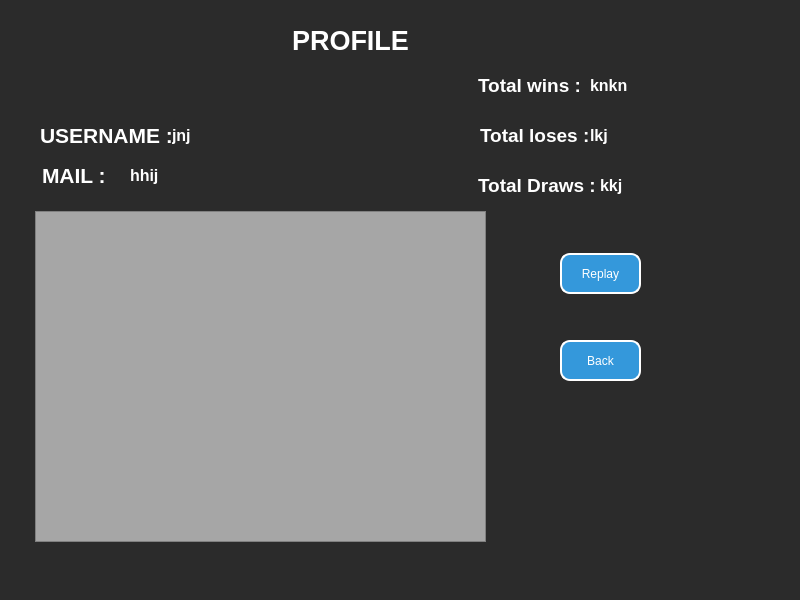
<?xml version="1.0" encoding="UTF-8"?>
<ui version="4.0">
 <class>HistoryWindow</class>
 <widget class="QMainWindow" name="HistoryWindow">
  <property name="geometry">
   <rect>
    <x>0</x>
    <y>0</y>
    <width>800</width>
    <height>600</height>
   </rect>
  </property>
  <property name="windowTitle">
   <string>MainWindow</string>
  </property>
  <property name="styleSheet">
   <string notr="true">background-color: rgb(43, 43, 43);</string>
  </property>
  <widget class="QWidget" name="centralwidget">
   <widget class="QPushButton" name="Replay">
    <property name="geometry">
     <rect>
      <x>560</x>
      <y>253</y>
      <width>81</width>
      <height>41</height>
     </rect>
    </property>
    <property name="styleSheet">
     <string notr="true">QPushButton {
    background-color: #3498db; /* Background color */
    color: #ffffff;            /* Text color */
    border: 2px solid #ffffff; /* Border color and width */
    border-radius: 10px;       /* Edges sharpness */
    padding: 5px;              /* Padding for better spacing */

}</string>
    </property>
    <property name="text">
     <string>Replay</string>
    </property>
   </widget>
   <widget class="QPushButton" name="back">
    <property name="geometry">
     <rect>
      <x>560</x>
      <y>340</y>
      <width>81</width>
      <height>41</height>
     </rect>
    </property>
    <property name="styleSheet">
     <string notr="true">QPushButton {
    background-color: #3498db; /* Background color */
    color: #ffffff;            /* Text color */
    border: 2px solid #ffffff; /* Border color and width */
    border-radius: 10px;       /* Edges sharpness */
    padding: 5px;              /* Padding for better spacing */

}</string>
    </property>
    <property name="text">
     <string>Back</string>
    </property>
   </widget>
   <widget class="QLabel" name="profile">
    <property name="geometry">
     <rect>
      <x>280</x>
      <y>20</y>
      <width>141</width>
      <height>41</height>
     </rect>
    </property>
    <property name="styleSheet">
     <string notr="true">color: rgb(255, 255, 255);</string>
    </property>
    <property name="text">
     <string>&lt;html&gt;&lt;head/&gt;&lt;body&gt;&lt;p align=&quot;center&quot;&gt;&lt;span style=&quot; font-size:20pt; font-weight:700;&quot;&gt;PROFILE&lt;/span&gt;&lt;/p&gt;&lt;/body&gt;&lt;/html&gt;</string>
    </property>
   </widget>
   <widget class="QLabel" name="wins">
    <property name="geometry">
     <rect>
      <x>478</x>
      <y>70</y>
      <width>101</width>
      <height>31</height>
     </rect>
    </property>
    <property name="styleSheet">
     <string notr="true">color: rgb(255, 255, 255);</string>
    </property>
    <property name="text">
     <string>&lt;html&gt;&lt;head/&gt;&lt;body&gt;&lt;p&gt;&lt;span style=&quot; font-size:14pt; font-weight:700;&quot;&gt;Total wins :&lt;/span&gt;&lt;/p&gt;&lt;/body&gt;&lt;/html&gt;</string>
    </property>
   </widget>
   <widget class="QLabel" name="loses">
    <property name="geometry">
     <rect>
      <x>480</x>
      <y>120</y>
      <width>111</width>
      <height>31</height>
     </rect>
    </property>
    <property name="styleSheet">
     <string notr="true">color: rgb(255, 255, 255);</string>
    </property>
    <property name="text">
     <string>&lt;html&gt;&lt;head/&gt;&lt;body&gt;&lt;p&gt;&lt;span style=&quot; font-size:14pt; font-weight:700;&quot;&gt;Total loses :&lt;/span&gt;&lt;/p&gt;&lt;/body&gt;&lt;/html&gt;</string>
    </property>
   </widget>
   <widget class="QLabel" name="draws">
    <property name="geometry">
     <rect>
      <x>478</x>
      <y>170</y>
      <width>121</width>
      <height>31</height>
     </rect>
    </property>
    <property name="styleSheet">
     <string notr="true">color: rgb(255, 255, 255);</string>
    </property>
    <property name="text">
     <string>&lt;html&gt;&lt;head/&gt;&lt;body&gt;&lt;p&gt;&lt;span style=&quot; font-size:14pt; font-weight:700;&quot;&gt;Total Draws :&lt;/span&gt;&lt;/p&gt;&lt;/body&gt;&lt;/html&gt;</string>
    </property>
   </widget>
   <widget class="QLabel" name="wins_2">
    <property name="geometry">
     <rect>
      <x>590</x>
      <y>60</y>
      <width>101</width>
      <height>51</height>
     </rect>
    </property>
    <property name="styleSheet">
     <string notr="true">color: rgb(255, 255, 255);
font: 700 16pt &quot;Segoe UI&quot;;</string>
    </property>
    <property name="text">
     <string>&lt;html&gt;&lt;head/&gt;&lt;body&gt;&lt;p&gt;&lt;span style=&quot; font-size:12pt; font-weight:700;&quot;&gt;knkn&lt;/span&gt;&lt;/p&gt;&lt;/body&gt;&lt;/html&gt;</string>
    </property>
   </widget>
   <widget class="QLabel" name="loses_2">
    <property name="geometry">
     <rect>
      <x>590</x>
      <y>110</y>
      <width>91</width>
      <height>51</height>
     </rect>
    </property>
    <property name="styleSheet">
     <string notr="true">color: rgb(255, 255, 255);
font: 700 16pt &quot;Segoe UI&quot;;</string>
    </property>
    <property name="text">
     <string>&lt;html&gt;&lt;head/&gt;&lt;body&gt;&lt;p&gt;&lt;span style=&quot; font-size:12pt; font-weight:700;&quot;&gt;lkj&lt;/span&gt;&lt;/p&gt;&lt;/body&gt;&lt;/html&gt;</string>
    </property>
   </widget>
   <widget class="QLabel" name="draws_2">
    <property name="geometry">
     <rect>
      <x>600</x>
      <y>160</y>
      <width>101</width>
      <height>51</height>
     </rect>
    </property>
    <property name="styleSheet">
     <string notr="true">color: rgb(255, 255, 255);
font: 700 16pt &quot;Segoe UI&quot;;</string>
    </property>
    <property name="text">
     <string>&lt;html&gt;&lt;head/&gt;&lt;body&gt;&lt;p&gt;&lt;span style=&quot; font-size:12pt; font-weight:700;&quot;&gt;kkj&lt;/span&gt;&lt;/p&gt;&lt;/body&gt;&lt;/html&gt;</string>
    </property>
   </widget>
   <widget class="QLabel" name="mail_2">
    <property name="geometry">
     <rect>
      <x>130</x>
      <y>160</y>
      <width>271</width>
      <height>31</height>
     </rect>
    </property>
    <property name="styleSheet">
     <string notr="true">
color: rgb(255, 255, 255);
font: 700 18pt &quot;Segoe UI&quot;;</string>
    </property>
    <property name="text">
     <string>&lt;html&gt;&lt;head/&gt;&lt;body&gt;&lt;p&gt;&lt;span style=&quot; font-size:12pt; font-weight:700; color:#ffffff;&quot;&gt;hhij&lt;/span&gt;&lt;/p&gt;&lt;/body&gt;&lt;/html&gt;</string>
    </property>
   </widget>
   <widget class="QTableView" name="tableView">
    <property name="geometry">
     <rect>
      <x>35</x>
      <y>211</y>
      <width>451</width>
      <height>331</height>
     </rect>
    </property>
    <property name="styleSheet">
     <string notr="true">background-color: rgb(166, 166, 166);</string>
    </property>
   </widget>
   <widget class="QLabel" name="username_2">
    <property name="geometry">
     <rect>
      <x>172</x>
      <y>120</y>
      <width>211</width>
      <height>31</height>
     </rect>
    </property>
    <property name="styleSheet">
     <string notr="true">color: rgb(255, 255, 255);
font: 700 18pt &quot;Segoe UI&quot;;</string>
    </property>
    <property name="text">
     <string>&lt;html&gt;&lt;head/&gt;&lt;body&gt;&lt;p&gt;&lt;span style=&quot; font-size:12pt; font-weight:700;&quot;&gt;jnj&lt;/span&gt;&lt;/p&gt;&lt;/body&gt;&lt;/html&gt;</string>
    </property>
   </widget>
   <widget class="QLabel" name="label_11">
    <property name="geometry">
     <rect>
      <x>42</x>
      <y>160</y>
      <width>81</width>
      <height>31</height>
     </rect>
    </property>
    <property name="styleSheet">
     <string notr="true">color: rgb(255, 255, 255);
font: 700 30pt &quot;Segoe UI&quot;;</string>
    </property>
    <property name="text">
     <string>&lt;html&gt;&lt;head/&gt;&lt;body&gt;&lt;p&gt;&lt;span style=&quot; font-size:16pt; font-weight:700;&quot;&gt;MAIL :&lt;/span&gt;&lt;/p&gt;&lt;/body&gt;&lt;/html&gt;</string>
    </property>
   </widget>
   <widget class="QLabel" name="label_12">
    <property name="geometry">
     <rect>
      <x>40</x>
      <y>120</y>
      <width>131</width>
      <height>31</height>
     </rect>
    </property>
    <property name="styleSheet">
     <string notr="true">
color: rgb(255, 255, 255);
font: 700 30pt &quot;Segoe UI&quot;;</string>
    </property>
    <property name="text">
     <string>&lt;html&gt;&lt;head/&gt;&lt;body&gt;&lt;p&gt;&lt;span style=&quot; font-size:16pt; font-weight:700;&quot;&gt;USERNAME :&lt;/span&gt;&lt;/p&gt;&lt;/body&gt;&lt;/html&gt;</string>
    </property>
   </widget>
   <widget class="QLabel" name="label_pic_3">
    <property name="geometry">
     <rect>
      <x>650</x>
      <y>340</y>
      <width>51</width>
      <height>41</height>
     </rect>
    </property>
    <property name="text">
     <string/>
    </property>
   </widget>
   <widget class="QLabel" name="label_pic_9">
    <property name="geometry">
     <rect>
      <x>650</x>
      <y>250</y>
      <width>51</width>
      <height>41</height>
     </rect>
    </property>
    <property name="text">
     <string/>
    </property>
   </widget>
  </widget>
 </widget>
 <resources/>
 <connections/>
</ui>
